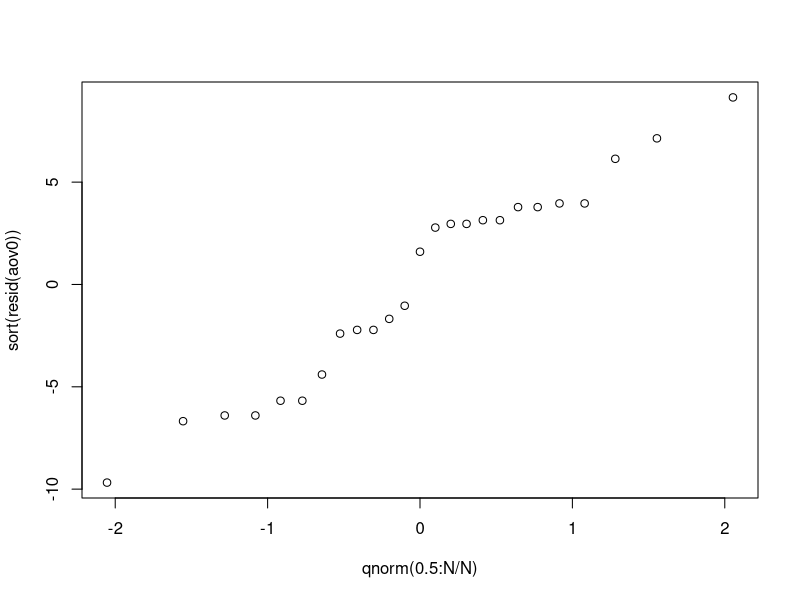
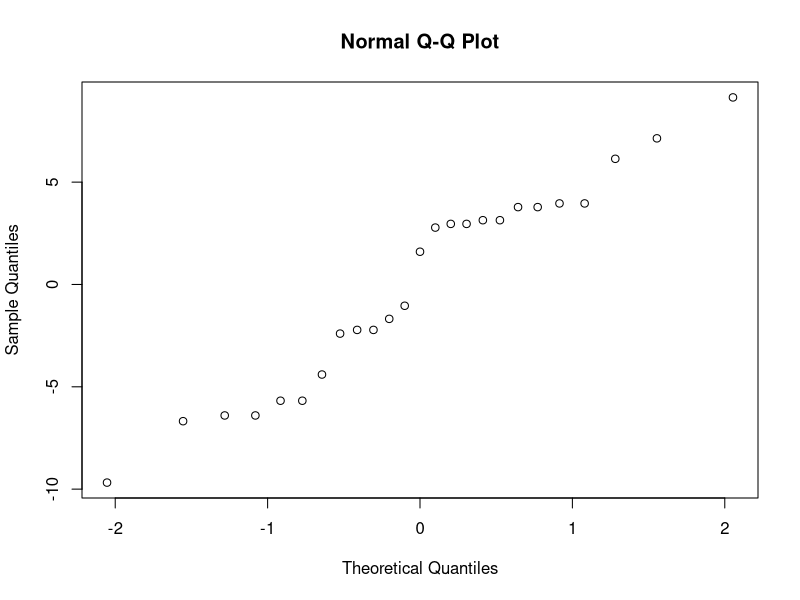

These figures' R source, in order:
coton <- rep(3:7*5,ea=5)
perm <- sample(1:25)
force <- c(7,7,15,11,9,12,17,12,18,18,14,18,18,19,19,19,25,22,19,23,7,10,11,15,11)
data <- data.frame(coton=factor(coton[perm]),force = force)
aov0 <- aov(force~coton)
N <- length(coton)
plot(qnorm(0.5:N/N),sort(resid(aov0)))
qqnorm(resid(aov0))
